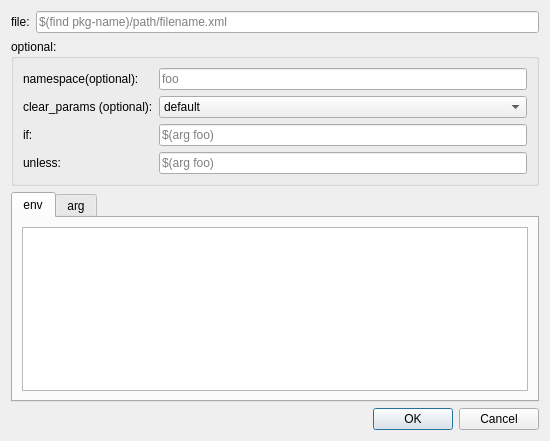
<?xml version="1.0" encoding="UTF-8"?>
<ui version="4.0">
 <class>IncludeFileEdit</class>
 <widget class="QDialog" name="IncludeFileEdit">
  <property name="geometry">
   <rect>
    <x>0</x>
    <y>0</y>
    <width>550</width>
    <height>441</height>
   </rect>
  </property>
  <property name="windowTitle">
   <string>Include file</string>
  </property>
  <property name="windowIcon">
   <iconset>
    <normaloff>:/icons/logo.png</normaloff>:/icons/logo.png</iconset>
  </property>
  <layout class="QGridLayout" name="gridLayout_3">
   <item row="0" column="0">
    <layout class="QFormLayout" name="formLayout_2">
     <property name="fieldGrowthPolicy">
      <enum>QFormLayout::ExpandingFieldsGrow</enum>
     </property>
     <item row="0" column="0">
      <widget class="QLabel" name="label">
       <property name="text">
        <string>file:</string>
       </property>
      </widget>
     </item>
     <item row="0" column="1">
      <widget class="QLineEdit" name="lineEdit_file">
       <property name="placeholderText">
        <string>$(find pkg-name)/path/filename.xml</string>
       </property>
      </widget>
     </item>
    </layout>
   </item>
   <item row="1" column="0">
    <widget class="QGroupBox" name="groupBox">
     <property name="title">
      <string>optional:</string>
     </property>
     <layout class="QFormLayout" name="formLayout">
      <item row="2" column="0">
       <widget class="QLabel" name="label_4">
        <property name="text">
         <string>if:</string>
        </property>
       </widget>
      </item>
      <item row="2" column="1">
       <widget class="QLineEdit" name="lineEdit_if">
        <property name="placeholderText">
         <string>$(arg foo)</string>
        </property>
       </widget>
      </item>
      <item row="3" column="0">
       <widget class="QLabel" name="label_5">
        <property name="text">
         <string>unless:</string>
        </property>
       </widget>
      </item>
      <item row="3" column="1">
       <widget class="QLineEdit" name="lineEdit_unless">
        <property name="placeholderText">
         <string>$(arg foo)</string>
        </property>
       </widget>
      </item>
      <item row="0" column="0">
       <widget class="QLabel" name="label_3">
        <property name="text">
         <string>namespace(optional):</string>
        </property>
       </widget>
      </item>
      <item row="0" column="1">
       <widget class="QLineEdit" name="lineEdit_namespace">
        <property name="placeholderText">
         <string>foo</string>
        </property>
       </widget>
      </item>
      <item row="1" column="0">
       <widget class="QLabel" name="label_2">
        <property name="text">
         <string>clear_params (optional):</string>
        </property>
       </widget>
      </item>
      <item row="1" column="1">
       <widget class="QComboBox" name="comboBox_clearParams">
        <item>
         <property name="text">
          <string>default</string>
         </property>
        </item>
        <item>
         <property name="text">
          <string>true</string>
         </property>
        </item>
        <item>
         <property name="text">
          <string>false</string>
         </property>
        </item>
       </widget>
      </item>
     </layout>
    </widget>
   </item>
   <item row="2" column="0">
    <widget class="QTabWidget" name="tabWidget">
     <property name="currentIndex">
      <number>0</number>
     </property>
     <widget class="QWidget" name="env">
      <attribute name="title">
       <string>env</string>
      </attribute>
      <layout class="QGridLayout" name="gridLayout">
       <item row="0" column="0" rowspan="2" colspan="2">
        <widget class="QTableView" name="tableView_envItems">
         <property name="editTriggers">
          <set>QAbstractItemView::NoEditTriggers</set>
         </property>
         <property name="selectionMode">
          <enum>QAbstractItemView::SingleSelection</enum>
         </property>
         <property name="selectionBehavior">
          <enum>QAbstractItemView::SelectRows</enum>
         </property>
        </widget>
       </item>
      </layout>
     </widget>
     <widget class="QWidget" name="arg">
      <attribute name="title">
       <string>arg</string>
      </attribute>
      <layout class="QGridLayout" name="gridLayout_2">
       <item row="0" column="0">
        <widget class="QTableView" name="tableView_argItems">
         <property name="editTriggers">
          <set>QAbstractItemView::NoEditTriggers</set>
         </property>
         <property name="alternatingRowColors">
          <bool>true</bool>
         </property>
         <property name="selectionMode">
          <enum>QAbstractItemView::SingleSelection</enum>
         </property>
         <property name="selectionBehavior">
          <enum>QAbstractItemView::SelectRows</enum>
         </property>
        </widget>
       </item>
      </layout>
     </widget>
    </widget>
   </item>
   <item row="3" column="0">
    <widget class="QDialogButtonBox" name="buttonBox">
     <property name="orientation">
      <enum>Qt::Horizontal</enum>
     </property>
     <property name="standardButtons">
      <set>QDialogButtonBox::Cancel|QDialogButtonBox::Ok</set>
     </property>
    </widget>
   </item>
  </layout>
 </widget>
 <resources/>
 <connections>
  <connection>
   <sender>buttonBox</sender>
   <signal>rejected()</signal>
   <receiver>IncludeFileEdit</receiver>
   <slot>reject()</slot>
   <hints>
    <hint type="sourcelabel">
     <x>316</x>
     <y>260</y>
    </hint>
    <hint type="destinationlabel">
     <x>286</x>
     <y>274</y>
    </hint>
   </hints>
  </connection>
  <connection>
   <sender>buttonBox</sender>
   <signal>accepted()</signal>
   <receiver>IncludeFileEdit</receiver>
   <slot>accept()</slot>
   <hints>
    <hint type="sourcelabel">
     <x>248</x>
     <y>254</y>
    </hint>
    <hint type="destinationlabel">
     <x>157</x>
     <y>274</y>
    </hint>
   </hints>
  </connection>
 </connections>
</ui>
